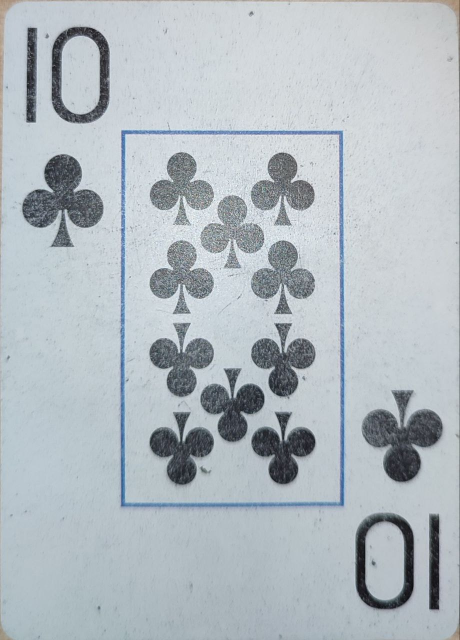
//> input picture 08.04/Card Recognition/cards/10 Clubs.jpg, 919 x 1280 px (shown at 1/2 size); its folder holds only this picture in this run
$ ./Card_Recognition   (built with g++ and OpenCV 4)
//> lines starting //> are read from the running program, lines starting //| are printed output that depends on the picture; after the words box and inside, x2 and y2 are one past the last pixel; in counts of white or black regions, pixels touching at a corner belong together
#include <filesystem>
#include <opencv2/core.hpp>
#include <opencv2/imgcodecs.hpp>
#include <opencv2/opencv.hpp>
#include <opencv4/opencv2/highgui.hpp>

namespace fs = std::filesystem;
using namespace cv;
using namespace std;

struct SampleData {
    string name;
    Mat image;
    vector<KeyPoint> keypoints;
    Mat descriptors;
};

// Ratio test для фильтрации совпадений
vector<DMatch> ratio_test(const vector<vector<DMatch>>& matches12, double ratio) {
    vector<DMatch> good_matches;
    for (size_t i = 0; i < matches12.size(); i++) {
        if (matches12[i].size() >= 2 && matches12[i][0].distance < ratio * matches12[i][1].distance)
            good_matches.push_back(matches12[i][0]);
    }
    return good_matches;
}

int main() {
    vector<SampleData> samples;
    Ptr<SIFT> sift = SIFT::create();
    BFMatcher matcher;

    // Загружаем все образцы карт
    string path("./cards");
    for (auto& p : fs::recursive_directory_iterator(path)) {
        if (p.path().extension() == ".jpg") {
            string filePath = p.path().string();
            SampleData data;
            data.name = p.path().stem().string();
            data.image = imread(filePath);
//> data.image is the input picture: 1280 rows x 919 cols, CV_8UC3; mean B, G, R 192.3, 186.4, 177.8
            if (data.image.empty()) {
                cout << "Failed to parse sample: " << p.path().filename() << endl;
                continue;
            }
            sift->detectAndCompute(data.image, noArray(), data.keypoints, data.descriptors);
//> data.keypoints = 4373 keypoints; strongest (x, y, size): (868, 1207, 16.1), (566, 837, 16.8), (609, 883, 31.8), (566, 945, 33.9)
            samples.push_back(data);
            cout << "Parsed sample: " << p.path().filename() << endl;
        }
    }

    // Загружаем целевое изображение
    Mat target = imread("pic.jpg");
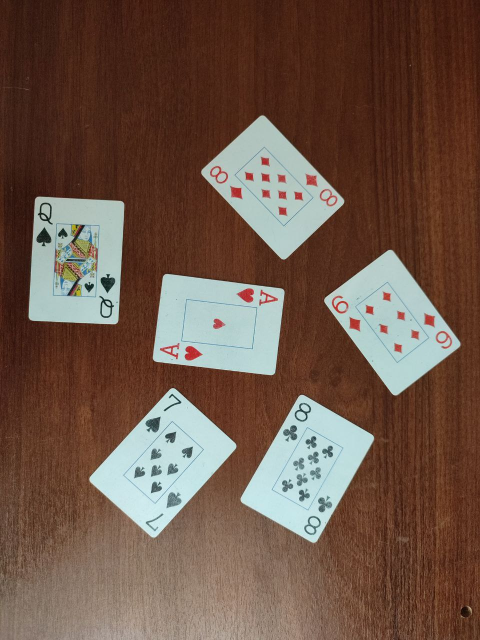
//> input picture 08.04/Card Recognition/pic.jpg, 960 x 1280 px (shown at 1/2 size)
//> target is the input picture: 1280 rows x 960 cols, CV_8UC3; mean B, G, R 73, 86.5, 110.2
    if (target.empty()) {
        cout << "Failed to parse target" << endl;
        return -1;
    }

    Mat targetGray;
    cvtColor(target, targetGray, COLOR_BGR2GRAY);
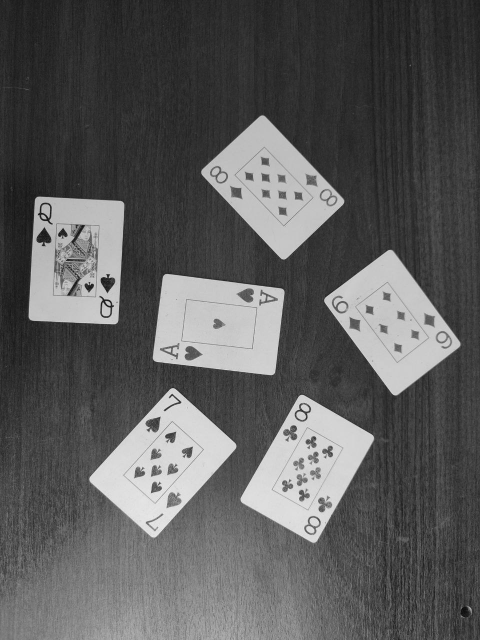
//> targetGray: 1280 rows x 960 cols, CV_8UC1 (shown at 1/2 size); min 2, max 250, mean 92

    Mat blurred;
    GaussianBlur(targetGray, blurred, Size(5, 5), 2);

    Mat edges;
    Canny(blurred, edges, 50, 200);
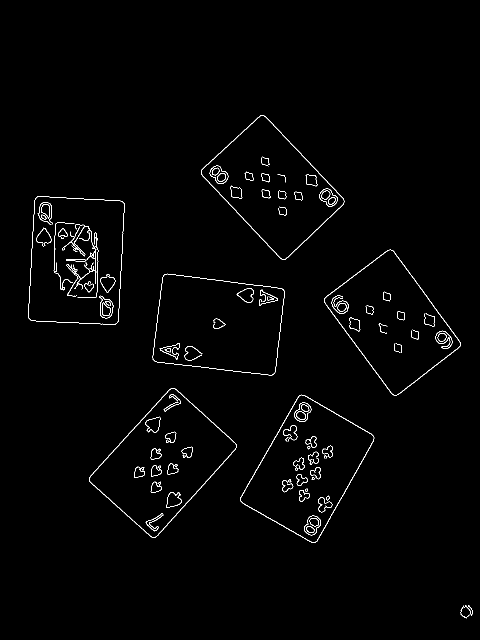
//> edges: 1280 rows x 960 cols, CV_8UC1 (shown at 1/2 size); 1.2% white in thin lines or dots, all inside (x1, y1, x2, y2) = (57, 230, 945, 1237)

    vector<vector<Point>> contours;
    findContours(edges, contours, RETR_EXTERNAL, CHAIN_APPROX_SIMPLE);
//> contours = 8 contours, 1 with area under 20; largest, box (x1, y1, x2, y2) and area: (178, 776, 473, 1076) 45168, (57, 393, 249, 649) 44588, (481, 789, 749, 1086) 43404, (305, 547, 570, 751) 43320, (402, 230, 689, 519) 42364, (648, 499, 921, 791) 41597, (920, 1210, 941, 1237) 26

    Mat resultImg = target.clone();
    drawContours(resultImg, contours, -1, Scalar(0, 255, 0), 2);
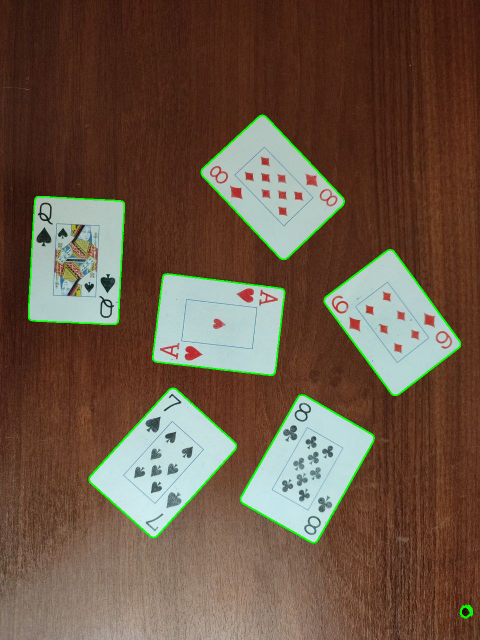
//> resultImg: 1280 rows x 960 cols, CV_8UC3 (shown at 1/2 size); 1.42% of pixels changed, all inside (x1, y1, x2, y2) = (56, 229, 946, 1238)

    cout << "Found contours: " << contours.size() << endl;
//| Found contours: 8

    // Проходим по каждому контуру (карте)
    for (size_t i = 0; i < contours.size(); i++) {
        Rect roiRect = boundingRect(contours[i]);

        // Отбрасываем мелкие области
        if (roiRect.area() < 5000) continue;

        Mat cardROI = target(roiRect);

        vector<KeyPoint> cardKeypoints;
        Mat cardDescriptors;
        sift->detectAndCompute(cardROI, noArray(), cardKeypoints, cardDescriptors);

        if (cardKeypoints.empty() || cardDescriptors.empty()) continue;

        string bestMatchName = "Unknown";
        int bestMatchCount = 0;

        // Сопоставление с каждым сэмплом
        for (auto& sample : samples) {
            vector<vector<DMatch>> matches;
            matcher.knnMatch(cardDescriptors, sample.descriptors, matches, 2);

            auto good_matches = ratio_test(matches, 0.6);

            if (good_matches.size() > bestMatchCount) {
                bestMatchCount = (int)good_matches.size();
                bestMatchName = sample.name;
            }
        }

        // Подписываем найденное имя карты на центр карты
        Point textOrg(roiRect.x + roiRect.width / 2 - 50, roiRect.y + roiRect.height / 2);
        putText(resultImg, bestMatchName, textOrg, FONT_HERSHEY_SIMPLEX, 0.9, Scalar(0, 0, 255), 2);
        cout << "Card " << i + 1 << " detected as: " << bestMatchName << " with " << bestMatchCount << " good matches" << endl;
    }
//> this loop made 8 passes
//> (roiRect, bestMatchCount, textOrg) on passes 3, 8: (Rect(481, 789, 268, 297), 7, Point(565, 937)), (Rect(402, 230, 287, 289), 1, Point(495, 374))
//> (roiRect, bestMatchCount, textOrg) on passes 4 to 7: (Rect(178, 776, 295, 300), 0, Point(275, 926)), (Rect(305, 547, 265, 204), 0, Point(387, 649)), (Rect(648, 499, 273, 292), 0, Point(734, 645)), (Rect(57, 393, 192, 256), 0, Point(103, 521))
//| Card 3 detected as: 10 Clubs with 7 good matches
//| Card 4 detected as: Unknown with 0 good matches
//| Card 5 detected as: Unknown with 0 good matches
//| Card 6 detected as: Unknown with 0 good matches
//| Card 7 detected as: Unknown with 0 good matches
//| Card 8 detected as: 10 Clubs with 1 good matches
//> pass 3, `Mat cardROI = target(roiRect);`:
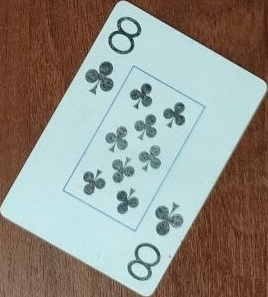
//> cardROI: 297 rows x 268 cols, CV_8UC3; mean B, G, R 136.9, 145, 146
//> pass 3, `putText(resultImg, bestMatchName, textOrg, FONT_HERSHEY_SIMPLEX, 0.9, ..`:
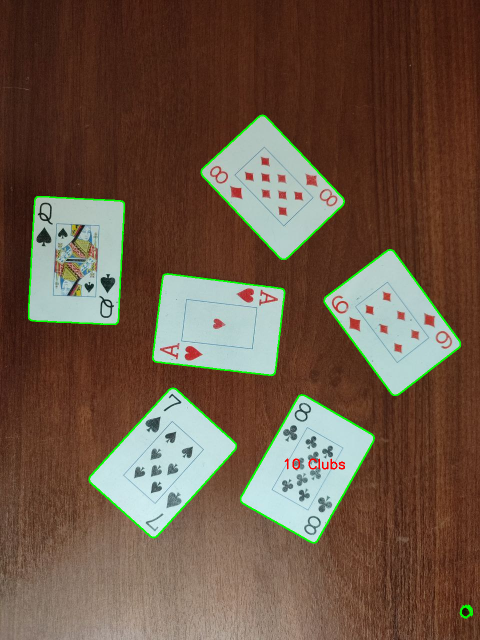
//> resultImg: 1280 rows x 960 cols, CV_8UC3 (shown at 1/2 size); 0.07% of pixels changed, all inside (x1, y1, x2, y2) = (569, 917, 690, 939)
//> after the loop:
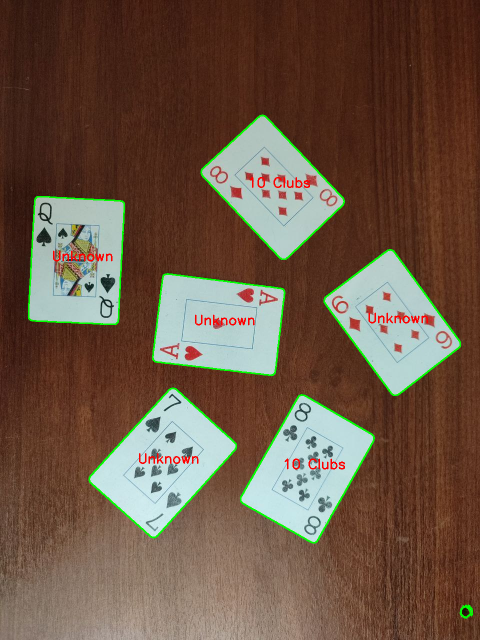
//> resultImg: 1280 rows x 960 cols, CV_8UC3 (shown at 1/2 size); 0.34% of pixels changed, all inside (x1, y1, x2, y2) = (106, 354, 856, 928)

    imshow("Detected Cards", resultImg);
    while ((waitKey() & 0xEFFFFF) != 27);
//> the Esc key is pressed

    return 0;
}
